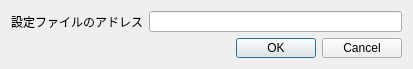
<?xml version="1.0" encoding="UTF-8"?>
<ui version="4.0">
 <class>Dialog</class>
 <widget class="QDialog" name="Dialog">
  <property name="geometry">
   <rect>
    <x>0</x>
    <y>0</y>
    <width>413</width>
    <height>69</height>
   </rect>
  </property>
  <property name="sizePolicy">
   <sizepolicy hsizetype="Preferred" vsizetype="Preferred">
    <horstretch>0</horstretch>
    <verstretch>0</verstretch>
   </sizepolicy>
  </property>
  <property name="minimumSize">
   <size>
    <width>0</width>
    <height>69</height>
   </size>
  </property>
  <property name="maximumSize">
   <size>
    <width>16777215</width>
    <height>69</height>
   </size>
  </property>
  <property name="windowTitle">
   <string>設定 - アセットリストのアドレス</string>
  </property>
  <property name="sizeGripEnabled">
   <bool>false</bool>
  </property>
  <layout class="QVBoxLayout" name="verticalLayout">
   <item>
    <layout class="QFormLayout" name="formLayout">
     <item row="0" column="0">
      <widget class="QLabel" name="label">
       <property name="text">
        <string>設定ファイルのアドレス</string>
       </property>
      </widget>
     </item>
     <item row="0" column="1">
      <widget class="QLineEdit" name="lineEdit"/>
     </item>
    </layout>
   </item>
   <item>
    <widget class="QDialogButtonBox" name="buttonBox">
     <property name="orientation">
      <enum>Qt::Horizontal</enum>
     </property>
     <property name="standardButtons">
      <set>QDialogButtonBox::Cancel|QDialogButtonBox::Ok</set>
     </property>
    </widget>
   </item>
  </layout>
 </widget>
 <resources/>
 <connections>
  <connection>
   <sender>buttonBox</sender>
   <signal>accepted()</signal>
   <receiver>Dialog</receiver>
   <slot>accept()</slot>
   <hints>
    <hint type="sourcelabel">
     <x>227</x>
     <y>51</y>
    </hint>
    <hint type="destinationlabel">
     <x>157</x>
     <y>68</y>
    </hint>
   </hints>
  </connection>
  <connection>
   <sender>buttonBox</sender>
   <signal>rejected()</signal>
   <receiver>Dialog</receiver>
   <slot>reject()</slot>
   <hints>
    <hint type="sourcelabel">
     <x>295</x>
     <y>57</y>
    </hint>
    <hint type="destinationlabel">
     <x>286</x>
     <y>68</y>
    </hint>
   </hints>
  </connection>
 </connections>
</ui>
